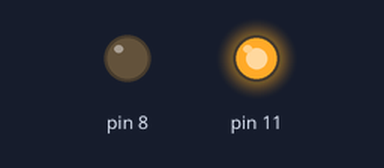
Simulated run of this sketch. Board: Arduino Uno, built with avr-gcc and run on an emulated ATmega328P. On the bench: output pins drawn as LEDs (lit = HIGH).

Above: at 1.0 s.
At 4.5 s:
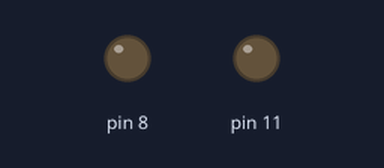
At 8.0 s:
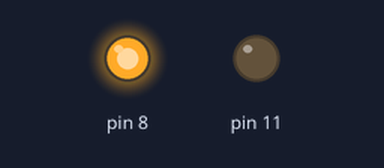
Timing chart, 0 to 11.7 s (numbered marks = the images above):
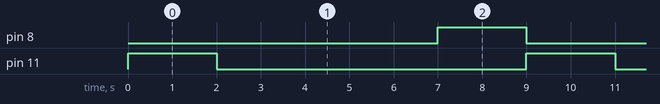

Measured:
- by itself, pin 8, pin 11: alternates HIGH for 2.0 s and LOW for 7.0 s
- by itself, everything shown: repeats every 9.0 s, in 3 steps

The sketch:

sketch_feb24a.ino
```cpp
void setup() {
  pinMode(11,OUTPUT);
  pinMode(8,OUTPUT);
  digitalWrite(11,0); // put your main code here, to run repeatedly:
 digitalWrite(8,0);
}

void loop() {
 digitalWrite(11,1); // put your main code here, to run repeatedly:
 digitalWrite(8,0);
 delay(2000);
 digitalWrite(11,0); // put your main code here, to run repeatedly:
 digitalWrite(8,0);
 delay(5000);
 digitalWrite(11,0); // put your main code here, to run repeatedly:
 digitalWrite(8,1);
delay(2000);
}
```
